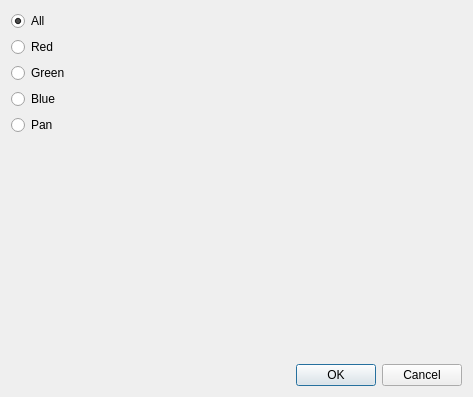
<?xml version="1.0" encoding="UTF-8"?>
<ui version="4.0">
 <class>RGBMapDialog</class>
 <widget class="QDialog" name="RGBMapDialog">
  <property name="geometry">
   <rect>
    <x>0</x>
    <y>0</y>
    <width>473</width>
    <height>397</height>
   </rect>
  </property>
  <property name="windowTitle">
   <string>Dialog</string>
  </property>
  <property name="windowIcon">
   <iconset resource="images.qrc">
    <normaloff>:/images/rgb_map.png</normaloff>:/images/rgb_map.png</iconset>
  </property>
  <layout class="QVBoxLayout" name="verticalLayout_2">
   <item>
    <layout class="QHBoxLayout" name="horizontalLayout">
     <item>
      <layout class="QVBoxLayout" name="verticalLayout">
       <item>
        <widget class="QRadioButton" name="allButton">
         <property name="text">
          <string>All</string>
         </property>
         <property name="checked">
          <bool>true</bool>
         </property>
        </widget>
       </item>
       <item>
        <widget class="QRadioButton" name="redButton">
         <property name="text">
          <string>Red</string>
         </property>
         <property name="checked">
          <bool>false</bool>
         </property>
        </widget>
       </item>
       <item>
        <widget class="QRadioButton" name="greenButton">
         <property name="text">
          <string>Green</string>
         </property>
        </widget>
       </item>
       <item>
        <widget class="QRadioButton" name="blueButton">
         <property name="text">
          <string>Blue</string>
         </property>
        </widget>
       </item>
       <item>
        <widget class="QRadioButton" name="panButton">
         <property name="text">
          <string>Pan</string>
         </property>
        </widget>
       </item>
      </layout>
     </item>
     <item>
      <widget class="RGBMapPlot" name="plot" native="true"/>
     </item>
    </layout>
   </item>
   <item>
    <widget class="ImageViewWidget" name="imageViewerWidget" native="true">
     <property name="sizePolicy">
      <sizepolicy hsizetype="Preferred" vsizetype="MinimumExpanding">
       <horstretch>0</horstretch>
       <verstretch>0</verstretch>
      </sizepolicy>
     </property>
     <property name="minimumSize">
      <size>
       <width>0</width>
       <height>200</height>
      </size>
     </property>
    </widget>
   </item>
   <item>
    <layout class="QHBoxLayout" name="horizontalLayout_4">
     <item>
      <spacer name="horizontalSpacer_2">
       <property name="orientation">
        <enum>Qt::Horizontal</enum>
       </property>
       <property name="sizeHint" stdset="0">
        <size>
         <width>40</width>
         <height>20</height>
        </size>
       </property>
      </spacer>
     </item>
     <item>
      <widget class="QPushButton" name="okPushButton">
       <property name="sizePolicy">
        <sizepolicy hsizetype="Preferred" vsizetype="Fixed">
         <horstretch>0</horstretch>
         <verstretch>0</verstretch>
        </sizepolicy>
       </property>
       <property name="text">
        <string>OK</string>
       </property>
      </widget>
     </item>
     <item>
      <widget class="QPushButton" name="cancelPushButton">
       <property name="sizePolicy">
        <sizepolicy hsizetype="Preferred" vsizetype="Fixed">
         <horstretch>0</horstretch>
         <verstretch>0</verstretch>
        </sizepolicy>
       </property>
       <property name="text">
        <string>Cancel</string>
       </property>
      </widget>
     </item>
    </layout>
   </item>
  </layout>
 </widget>
 <customwidgets>
  <customwidget>
   <class>ImageViewWidget</class>
   <extends>QWidget</extends>
   <header>imageviewwidget.h</header>
   <container>1</container>
  </customwidget>
  <customwidget>
   <class>RGBMapPlot</class>
   <extends>QWidget</extends>
   <header>rgbmapplot.h</header>
   <container>1</container>
  </customwidget>
 </customwidgets>
 <resources>
  <include location="images.qrc"/>
 </resources>
 <connections/>
</ui>
